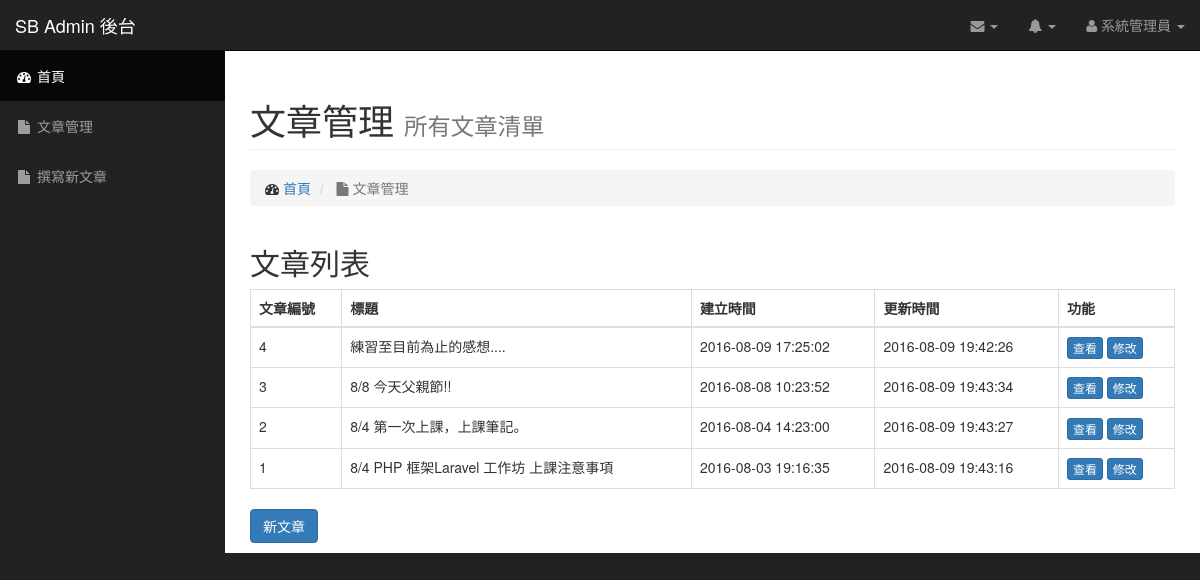
Screenshot of /admin/post.php (signed in) with the database file from the repository.
### tables this page shows
CREATE TABLE IF NOT EXISTS `post` (
  `Index` int(10) unsigned NOT NULL AUTO_INCREMENT COMMENT '流水號',
  `Title` varchar(100) NOT NULL COMMENT '文章標題',
  `AuthorIndex` int(10) unsigned NOT NULL COMMENT '作者編號',
  `PostDatetime` datetime NOT NULL DEFAULT CURRENT_TIMESTAMP COMMENT '發佈時間',
  `LastUpdate` timestamp NOT NULL DEFAULT CURRENT_TIMESTAMP ON UPDATE CURRENT_TIMESTAMP COMMENT '最後更新時間',
  `Content` longtext COMMENT '內容',
  `Note` varchar(250) DEFAULT NULL COMMENT '備註',
  PRIMARY KEY (`Index`)
);

### admin/post.php (the view, shortened to what this page needs)
<?php require_once(__DIR__.'/../connection/Conn_PDO.php'); ?>
<?php
   $varUserIndex = $_SESSION['uIndex'];
   $sql_statement = "SELECT `Index`, Title, AuthorIndex, PostDatetime, LastUpdate, Content FROM post WHERE AuthorIndex = ? ORDER BY `Index` DESC ";
   $rsPost = $pdo->prepare($sql_statement);
   $rsPost->bindParam(1, $varUserIndex, PDO::FETCH_NUM);
   $rsPost->execute();
   $row_rsPost = $rsPost->fetch(PDO::FETCH_ASSOC);
?>
<!DOCTYPE html>
<html lang="en">
<head>
   <link href="css/bootstrap.min.css" rel="stylesheet">
   <link href="css/sb-admin.css" rel="stylesheet">
   <link href="font-awesome/css/font-awesome.min.css" rel="stylesheet" type="text/css">
</head>
<body>
   <div id="wrapper">
      <?php include('_navigation.php'); ?>
      <div id="page-wrapper">
      <div class="container-fluid">
         <div class="row">
            <div class="col-lg-12">
               <h1 class="page-header">
                  文章管理
                  <small>所有文章清單</small>
               </h1>
               <ol class="breadcrumb">
                  <li>
                     <i class="fa fa-dashboard"></i>  <a href="index.php">首頁</a>
                  </li>
                  <li class="active">
                     <i class="fa fa-file"></i> 文章管理
                  </li>
               </ol>
            </div>
         </div>
         <div class="row">
            <div class="col-lg-12">
            <h2>文章列表</h2>
            <div class="table-responsive">
               <table class="table table-bordered table-hover">
                  <thead>
                     <tr>
                        <th>文章編號</th>
                        <th>標題</th>
                        <th>建立時間</th>
                        <th>更新時間</th>
                        <th>功能</th>
                     </tr>
                  </thead>
                  <tbody>
                     <?php do { ?>
                     <tr>
                        <td><?php echo $row_rsPost['Index']; ?></td>
                        <td><?php echo $row_rsPost['Title']; ?></td>
                        <td><?php echo $row_rsPost['PostDatetime']; ?></td>
                        <td><?php echo $row_rsPost['LastUpdate']; ?></td>
                        <td>
                           <a href="post_view.php?i=<?php echo $row_rsPost['Index']; ?>"><button type="button" class="btn btn-xs btn-primary" id="btnView">查看</button></a>
                           <a href="post_modify.php?i=<?php echo $row_rsPost['Index']; ?>"><button type="button" class="btn btn-xs btn-primary" id="btnModify">修改</button></a>
                        </td>
                     </tr>
                     <?php } while ($row_rsPost = $rsPost->fetch(PDO::FETCH_ASSOC)); ?>
                  </tbody>
               </table>
            </div>
            <a href="post_new.php"><button type="button" class="btn btn-primary" id="btnPostList">新文章</button></a>
            </div>
         </div>
         </div>
      </div>
   </div>
</body>
</html>

### admin/_navigation.php (shortened to what this page needs)
<nav class="navbar navbar-inverse navbar-fixed-top" role="navigation">
    <div class="navbar-header">
        <a class="navbar-brand" href="index.php">SB Admin 後台</a>
    </div>
    <ul class="nav navbar-right top-nav">
        <li class="dropdown">
            <a href="#" class="dropdown-toggle" data-toggle="dropdown"><i class="fa fa-envelope"></i> <b class="caret"></b></a>
        </li>
        <li class="dropdown">
            <a href="#" class="dropdown-toggle" data-toggle="dropdown"><i class="fa fa-bell"></i> <b class="caret"></b></a>
        </li>
        <li class="dropdown">
            <a href="#" class="dropdown-toggle" data-toggle="dropdown"><i class="fa fa-user"></i> <?php echo $_SESSION['uRealname']; ?> <b class="caret"></b></a>
        </li>
    </ul>
    <div class="collapse navbar-collapse navbar-ex1-collapse">
        <ul class="nav navbar-nav side-nav">
            <li class="active">
                <a href="index.php"><i class="fa fa-fw fa-dashboard"></i> 首頁</a>
            </li>
            <li>
               <a href="post.php"><i class="fa fa-fw fa-file"></i> 文章管理</a>
            </li>
            <li>
               <a href="post_new.php"><i class="fa fa-fw fa-file"></i> 撰寫新文章</a>
            </li>
        </ul>
    </div>
</nav>

### admin/css/sb-admin.css (style rules this page uses)
body { margin-top: 100px; background-color: #222; }
@media (min-width:768px) { body { margin-top: 50px; } }
#wrapper { padding-left: 0; }
#page-wrapper { width: 100%; padding: 0; background-color: #fff; }
@media (min-width:768px) { #wrapper { padding-left: 225px; } }
@media (min-width:768px) { #page-wrapper { padding: 10px; } }
.top-nav { padding: 0 15px; }
.top-nav>li { display: inline-block; float: left; }
.top-nav>li>a { padding-top: 15px; padding-bottom: 15px; line-height: 20px; color: #999; }
@media (min-width:768px) { .side-nav { position: fixed; top: 51px; left: 225px; width: 225px; margin-left: -225px; border: none; border-radius: 0; overflow-y: auto; background-color: #222; bottom: 0; overflow-x: hidden; padding-bottom: 40px; } }
@media (min-width:768px) { .side-nav>li>a { width: 225px; } }

### rows the page displays
post: Index "4", Title "練習至目前為止的感想....", PostDatetime "2016-08-09 17:25:02", LastUpdate "2016-08-09 19:42:26"
post: Index "3", Title "8/8 今天父親節!!", PostDatetime "2016-08-08 10:23:52", LastUpdate "2016-08-09 19:43:34"
post: Index "2", Title "8/4 第一次上課，上課筆記。", PostDatetime "2016-08-04 14:23:00", LastUpdate "2016-08-09 19:43:27"
post: Index "1", Title "8/4 PHP 框架Laravel 工作坊 上課注意事項", PostDatetime "2016-08-03 19:16:35", LastUpdate "2016-08-09 19:43:16"

### other values shown
$_SESSION['uRealname'] "系統管理員"
